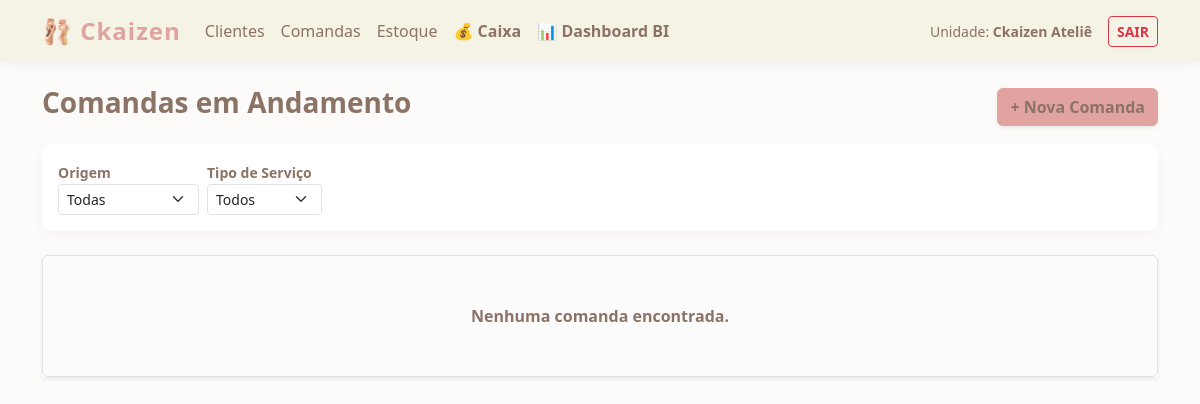
The app's page /producao/comandas/ (signed in), older data.
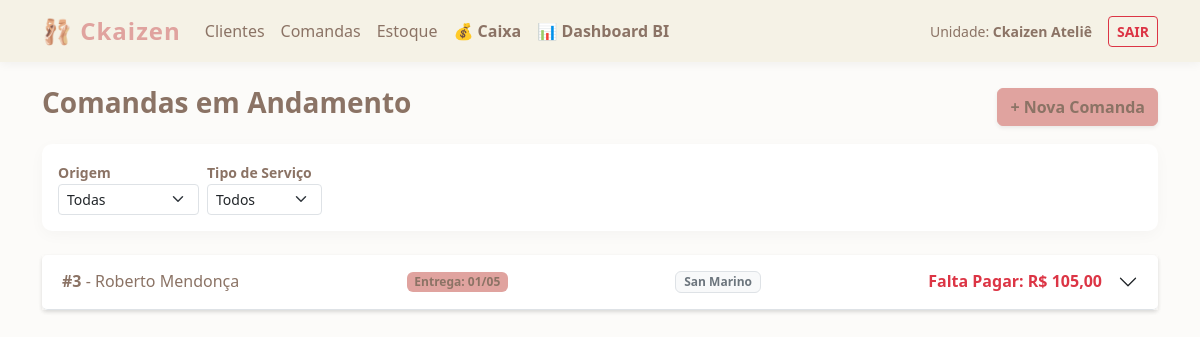
The same page, newer data.
### core/models.py (models this page shows, shortened)
class Usuario(AbstractUser):
    TIPO_USUARIO = (
        ('gerente', 'Gerente'),
        ('funcionario', 'Funcionario'),
    )
    email = models.EmailField('Endereço de e-mail', unique=True)
    empresa = models.ForeignKey(
        Empresa,
        on_delete=models.CASCADE,
        related_name='usuarios',
        null=True,
        blank=True
    )
    tipo = models.CharField(max_length=15, choices=TIPO_USUARIO, default='funcionario')
    telefone = models.CharField(max_length=15, blank=True, null=True)
    USERNAME_FIELD = 'email'
    REQUIRED_FIELDS = ['username']

class Empresa(models.Model):
    nome_fantasia = models.CharField(max_length=100)
    cnpj = models.CharField(max_length=18, unique=True, null=True, blank=True)
    data_cadastro = models.DateTimeField(auto_now_add=True)

class Cliente(models.Model):
    id = models.UUIDField(primary_key=True, default=uuid.uuid4, editable=False)
    empresa = models.ForeignKey(Empresa, on_delete=models.CASCADE)
    nome_completo = models.CharField(max_length=255)
    cpf = models.CharField(max_length=14, unique=False)
    telefone = models.CharField(max_length=15)
    cep = models.CharField(max_length=9)
    logradouro = models.CharField(max_length=255)
    numero = models.CharField(max_length=20)
    complemento = models.CharField(max_length=100, blank=True, null=True)
    bairro = models.CharField(max_length=100)
    cidade = models.CharField(max_length=100)
    uf = models.CharField(max_length=2)
    data_cadastro = models.DateTimeField(auto_now_add=True)
    ativo = models.BooleanField(default=True)
    class Meta:
        verbose_name = "Cliente"
        verbose_name_plural = "Clientes"
        ordering = ['nome_completo']

### producao/models.py (models this page shows, shortened)
class Comanda(models.Model):
    STATUS_CHOICES = (
        ('recebido', 'Recebido'),
        ('em_analise', 'Em Análise'),
        ('em_costura', 'Em Costura'),
        ('ajuste_final', 'Ajuste Final'),
        ('pronto', 'Pronto'),
        ('entregue', 'Entregue'),
    )
    ORIGEM_CHOICES = (
        ('san_marino', 'San Marino'),
        ('nossa_escola', 'Nossa Escola'),
        ('colegio_torres', 'Colégio Torres'),
        ('indicacao', 'Indicação'),
        ('avulso', 'Avulso'),
        ('google', 'Google'),
        ('instagram', 'Instagram'),
    )
    empresa = models.ForeignKey(Empresa, on_delete=models.CASCADE)
    cliente = models.ForeignKey(Cliente, on_delete=models.PROTECT)
    status = models.CharField(max_length=20, choices=STATUS_CHOICES, default='recebido')
    origem = models.CharField(max_length=20, choices=ORIGEM_CHOICES, null=True, blank=True)
    data_entrada = models.DateTimeField(auto_now_add=True)
    data_entrega_prevista = models.DateField()
    data_entrega_real = models.DateField(null=True, blank=True)
    valor_total = models.DecimalField(max_digits=10, decimal_places=2, default=Decimal('0.00'))
    observacoes = models.TextField(blank=True, null=True)
    ativo = models.BooleanField(default=True)
    class Meta:
        verbose_name = "Comanda"
        verbose_name_plural = "Comandas"
        ordering = ['-data_entrada']
    @property
    def saldo_devedor(self):
        try:
            recebidos = self.pagamentos.filter(tipo='receita').aggregate(total=Sum('valor'))['total'] or Decimal('0.00')
            return self.valor_total - recebidos
        except AttributeError:
            return self.valor_total

### producao/views.py (the view)
# urls.py: path('', lambda request: redirect('listar_comandas')),
@login_required
def listar_comandas(request):
    comandas = Comanda.objects.filter(
        empresa=request.user.empresa,
        ativo=True
    ).exclude(status='entregue').order_by('data_entrega_prevista')
    origem = request.GET.get('origem')
    tipo_servico = request.GET.get('tipo_servico')
    if origem:
        comandas = comandas.filter(origem=origem)
    if tipo_servico:
        comandas = comandas.filter(itens__tipo_servico=tipo_servico).distinct()
    return render(request, 'producao/comanda_list.html', {
        'comandas': comandas,
        'status_opcoes': Comanda.STATUS_CHOICES,
        'origem_opcoes': Comanda.ORIGEM_CHOICES,
        'tipo_servico_opcoes': ItemComanda.TIPO_SERVICO_CHOICES,
        'filtro_origem': origem or '',
        'filtro_tipo_servico': tipo_servico or '',
    })

### producao/templates/producao/comanda_list.html (shortened to what this page needs)
{% extends 'base.html' %}
{% block content %}
<div class="d-flex justify-content-between align-items-center mb-3">
    <h3 class="fw-bold text-ckaizen">Comandas em Andamento</h3>
    <a href="{% url 'nova_comanda' %}" class="btn btn-primary shadow-sm">+ Nova Comanda</a>
</div>
<div class="card shadow-sm border-0 mb-4">
    <div class="card-body py-3">
        <form method="get" class="row g-2 align-items-center">
            <div class="col-auto">
                <label class="form-label mb-0 fw-bold small text-ckaizen">Origem</label>
                <select name="origem" class="form-select form-select-sm" onchange="this.form.submit()">
                    <option value="">Todas</option>
                </select>
            </div>
            <div class="col-auto">
                <label class="form-label mb-0 fw-bold small text-ckaizen">Tipo de Serviço</label>
                <select name="tipo_servico" class="form-select form-select-sm" onchange="this.form.submit()">
                    <option value="">Todos</option>
                </select>
            </div>
        </form>
    </div>
</div>
<div class="accordion shadow-sm" id="accordionComandas">
    {% for comanda in comandas %}
    <div class="accordion-item mb-3 border-0 rounded shadow-sm overflow-hidden">
        <h2 class="accordion-header">
            <button class="accordion-button collapsed bg-white border-bottom border-ckaizen" type="button" data-bs-toggle="collapse" data-bs-target="#collapse{{ comanda.id }}">
                <div class="d-flex justify-content-between w-100 me-3 align-items-center text-ckaizen">
                    <span><strong>#{{ comanda.id }}</strong> - {{ comanda.cliente.nome_completo }}</span>
                    <span class="badge" style="background-color: var(--ckaizen-pink); color: var(--ckaizen-brown);">
                        Entrega: {{ comanda.data_entrega_prevista|date:"d/m" }}
                    </span>
                    {% if comanda.origem %}
                    <span class="badge bg-light text-secondary border">{{ comanda.get_origem_display }}</span>
                    {% endif %}
                    {% if comanda.saldo_devedor > 0 %}
                        <span class="fw-bold text-danger">Falta Pagar: R$ {{ comanda.saldo_devedor }}</span>
                    {% else %}
                        <span class="fw-bold text-success">Pago</span>
                    {% endif %}
                </div>
            </button>
        </h2>
    </div>
    {% empty %}
    <div class="alert alert-light border text-center text-ckaizen fw-bold py-5">Nenhuma comanda encontrada.</div>
    {% endfor %}
</div>
{% endblock %}

### core/templates/base.html (shortened to what this page needs)
<!DOCTYPE html>
<html lang="pt-br">
<head>
    <link href="https://cdn.jsdelivr.net/npm/bootstrap@5.3.0/dist/css/bootstrap.min.css" rel="stylesheet">
</head>
<body>
    <nav class="navbar navbar-expand-lg navbar-light mb-4">
        <div class="container">
            <a class="navbar-brand fw-bold" href="{% url 'listar_comandas' %}">🩰 Ckaizen</a>
            <div class="collapse navbar-collapse" id="navbarNav">
                <ul class="navbar-nav me-auto">
                    <li class="nav-item"><a class="nav-link" href="{% url 'listar_clientes' %}">Clientes</a></li>
                    <li class="nav-item"><a class="nav-link" href="{% url 'listar_comandas' %}">Comandas</a></li>
                    <li class="nav-item"><a class="nav-link" href="{% url 'listar_estoque' %}">Estoque</a></li>
                    <li class="nav-item"><a class="nav-link fw-semibold text-success" href="{% url 'listar_transacoes' %}">💰 Caixa</a></li>
                    {% if user.tipo == 'gerente' or user.is_superuser %}
                    <li class="nav-item"><a class="nav-link fw-bold text-warning" href="{% url 'dashboard_financeiro' %}">📊 Dashboard BI</a></li>
                    {% endif %}
                </ul>
                <div class="navbar-nav align-items-center">
                    <span class="me-3 small text-ckaizen">Unidade: <strong>{{ user.empresa.nome_fantasia }}</strong></span>
                    <form action="{% url 'logout' %}" method="post" class="d-inline">
                        <button type="submit" class="btn btn-sm btn-outline-danger text-uppercase fw-bold">Sair</button>
                    </form>
                </div>
            </div>
        </div>
    </nav>
    <div class="container">
        {% block content %}{% endblock %}
    </div>
</body>
</html>

### core/templates/base.html (style rules this page uses)
:root { --ckaizen-pink: #E0A39F; --ckaizen-pink-hover: #c98e8a; --ckaizen-brown: #8B7365; --ckaizen-cream: #F5F2E6; --ckaizen-bg: #fcfbf9; --ckaizen-danger: #dc3545; }
body { background-color: var(--ckaizen-bg); font-family: 'Segoe UI', Tahoma, Geneva, Verdana, sans-serif; color: var(--ckaizen-brown); }
.navbar { background-color: var(--ckaizen-cream) !important; box-shadow: 0 2px 10px rgba(0,0,0,0.05); }
.navbar-brand { color: var(--ckaizen-pink) !important; font-size: 1.5rem; letter-spacing: 1px; }
.nav-link { color: var(--ckaizen-brown) !important; font-weight: 500; }
.text-ckaizen { color: var(--ckaizen-brown) !important; }
.btn-primary { background-color: var(--ckaizen-pink); border-color: var(--ckaizen-pink); color: var(--ckaizen-brown); font-weight: 700; }
.card { border: none; border-radius: 10px; box-shadow: 0 4px 15px rgba(0,0,0,0.03) !important; }

Row changes from the older to the newer data that the page shows:
added Comanda: id "3", cliente.nome_completo "Roberto Mendonça", data_entrega_prevista "01/05", origem "San Marino", saldo_devedor "105,00"
Text that changed along with them:
text no longer shown: "Nenhuma comanda encontrada."
